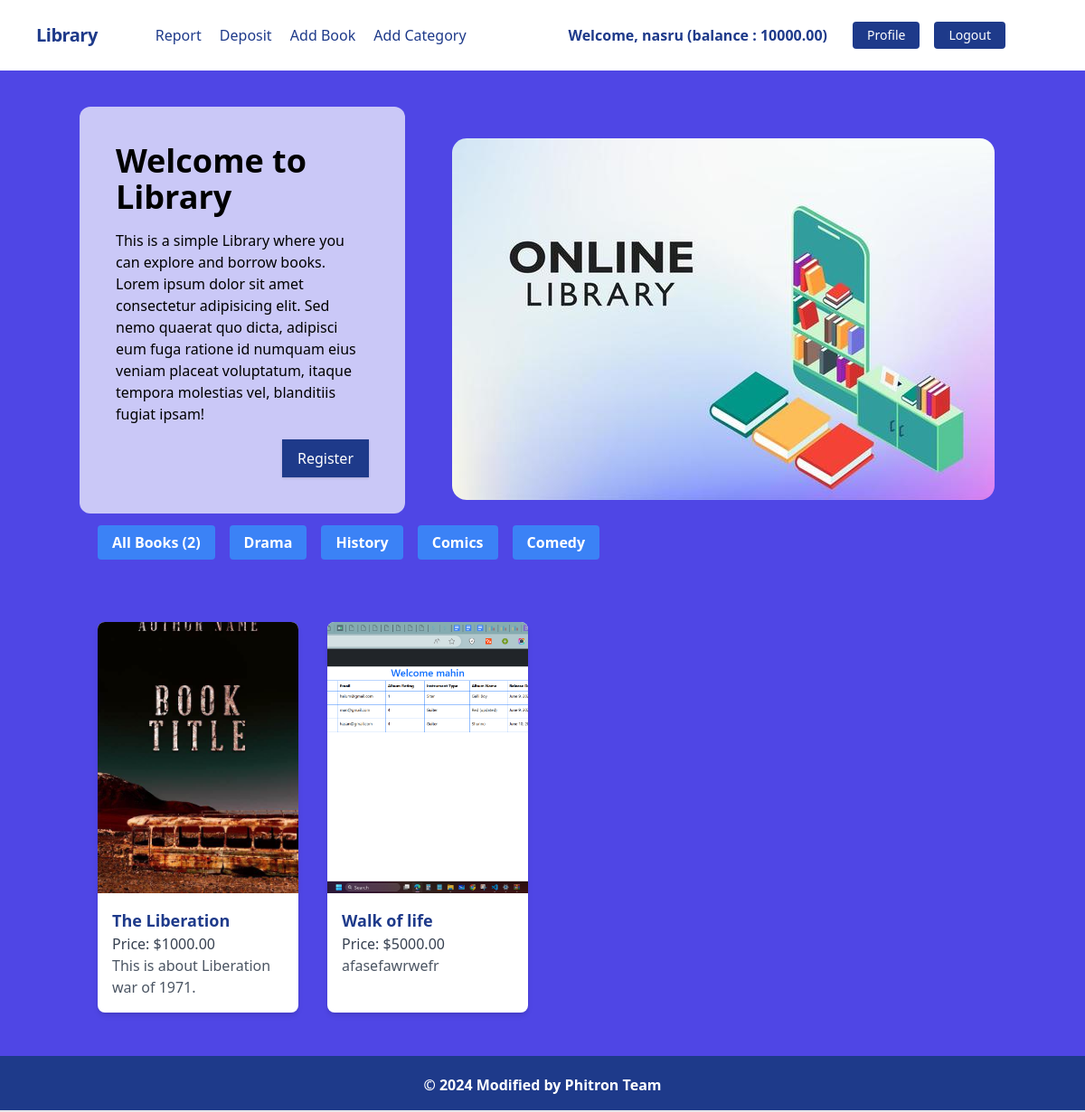
The page / (signed in) on the database its author committed.
### library/models.py (models this page shows, shortened)
class UserAccount(models.Model):
    user = models.OneToOneField(User, on_delete=models.CASCADE)
    balance = models.DecimalField(max_digits=10, decimal_places=2, default=0.00)

class Category(models.Model):
    name = models.CharField(max_length=50)

class Book(models.Model):
    title = models.CharField(max_length=100)
    author = models.CharField(max_length=50)
    publication_date = models.DateField(default=timezone.now)
    description = models.TextField()
    image = models.ImageField(upload_to='book_images/')
    borrowing_price = models.DecimalField(max_digits=10, decimal_places=2)
    category = models.ManyToManyField(Category)

### core/views.py (the view)
# urls.py: path('', HomeView.as_view(), name='home'),
class HomeView(ListView):
    model = Book
    template_name = 'index.html'
    context_object_name = 'books'
    paginate_by = 10
    def get_queryset(self):
        queryset = super().get_queryset()
        category_name = self.request.GET.get('category')
        if category_name:
            queryset = queryset.filter(category__name=category_name)
        return queryset
    def get_context_data(self, **kwargs):
        context = super().get_context_data(**kwargs)
        context['categories'] = Category.objects.all()
        return context

### core/templates/index.html (shortened to what this page needs)
{% extends 'base.html' %}
{% load static %}
{% block body %}
<div>
    <div class="container mx-auto flex flex-wrap items-center gap-10 mt-10">
        <div class="flex-1 bg-white bg-opacity-70 p-10 rounded-xl">
            <h1 class="font-bold text-4xl mb-4">Welcome to Library</h1>
            <p class="leading-normal mb-4">
                This is a simple Library where you can explore and borrow books. Lorem ipsum dolor sit amet consectetur adipisicing elit. Sed nemo quaerat quo dicta, adipisci eum fuga ratione id numquam eius veniam placeat voluptatum, itaque tempora molestias vel, blanditiis fugiat ipsam!
            </p>
            <div class="flex justify-end">
                <a href="{% url 'register' %}" class="bg-blue-900 text-white hover:bg-white hover:text-blue-900 hover:border-blue-900 shadow hover:shadow-lg py-2 px-4 border border-transparent rounded-none">Register</a>
            </div>
        </div>
        <div class="flex flex-wrap justify-center px-3 pt-5">
            <img class="rounded-2xl" src="{% static 'img/library.jpg' %}" alt="Library">
        </div>
    </div>
    <div class="flex flex-wrap m-3">
        <div class="m-2">
            <a href="{% url 'home' %}" class="bg-blue-500 hover:bg-blue-700 text-white font-bold py-2 px-4 rounded">All Books ({{ books.count }})</a>
        </div>
        {% for category in categories %}
        <div class="m-2">
            <a href="?category={{ category.name }}" class="bg-blue-500 hover:bg-blue-700 text-white font-bold py-2 px-4 rounded">{{ category.name }}</a>
        </div>
        {% endfor %}
    </div>
    <div class="container mt-10">
        <div class="grid grid-cols-1 sm:grid-cols-2 md:grid-cols-3 lg:grid-cols-4 gap-4 px-3 pt-5">
            {% for book in books %}
            <div class="bg-white shadow-md rounded-lg overflow-hidden m-2">
                <div class="bg-cover" style="height: 300px; background-size: cover; background-position: center; background-repeat: no-repeat;
                    {% if book.image %}
                        background-image: url('{{ book.image.url }}');
                    {% else %}
                        background-image: url('{% static 'img/default-book.jpg' %}');
                    {% endif %}">
                </div>
                <div class="p-4">
                    <h5 class="font-bold text-lg">
                        <a href="{% url 'home' %}" class="text-blue-900 hover:text-red-700">{{ book.title }}</a>
                    </h5>
                    <h3 class="text-gray-700">Price: ${{ book.borrowing_price }}</h3>
                    <p class="text-gray-600">{{ book.description|truncatechars:100 }}</p>
                </div>
            </div>
            {% endfor %}
        </div>
    </div>
</div>
{% endblock %}

### core/templates/navbar.html (shortened to what this page needs)
<nav class="flex items-center justify-between flex-wrap bg-white p-6 px-10">
    <div class="flex items-center flex-shrink-0 text-white mr-6">
        <span class="font-semibold text-xl tracking-tight text-blue-900"><a href="{% url 'home' %}">Library</a></span>
    </div>
    <div class="w-full block flex-grow lg:flex lg:items-center lg:w-auto px-10">
        {% if request.user.is_authenticated %}
            <div class="text-md lg:flex-grow">
                <a href="{% url 'home' %}" class="block mt-4 lg:inline-block lg:mt-0 text-blue-900 hover:text-red-900 hover:font-black mr-4">
                    Report
                </a>
                <a href="{% url 'deposit' %}" class="block mt-4 lg:inline-block lg:mt-0 text-blue-900 hover:text-red-900 hover:font-black mr-4">
                    Deposit
                </a>
                <a href="{% url 'add_book' %}" class="block mt-4 lg:inline-block lg:mt-0 text-blue-900 hover:text-red-900 hover:font-black mr-4">
                    Add Book
                </a>
                <a href="{% url 'add_category' %}" class="block mt-4 lg:inline-block lg:mt-0 text-blue-900 hover:text-red-900 hover:font-black mr-4">
                    Add Category
                </a>
            </div>
            <div class="flex w-auto">
                <div class="text-blue-900 my-auto font-black px-5">Welcome, {{ request.user.username }} (balance : {{request.user.useraccount.balance}}) </div>
                <a href="{% url 'profile' %}" class="mx-2 inline-block font-medium text-sm px-4 py-2 leading-none bg-blue-900 rounded text-white border-white hover:border-transparent hover:text-dark hover:bg-red-700 mt-4 lg:mt-0">Profile</a>
                <form action="{% url 'logout' %}" method="post">
                    <button type="submit" class="mx-2 inline-block font-medium text-sm px-4 py-2 leading-none bg-blue-900 rounded text-white border-white hover:border-transparent hover:text-dark hover:bg-red-700 mt-4 lg:mt-0">Logout</button>
                </form>
            </div>
        {% endif %}
    </div>
</nav>

### core/templates/base.html (style rules this page uses)
html, body { height: 100%; margin: 0; }
body { display: flex; flex-direction: column; }

### rows shown on the page
Category: name "Drama"
Category: name "History"
Category: name "Comics"
Category: name "Comedy"
Book: image (picture), title "The Liberation", borrowing_price "1000.00", description "This is about Liberation war of 1971."
Book: image (picture), title "Walk of life", borrowing_price "5000.00", description "afasefawrwefr"

### other values the page prints
{{ request.user.username }} "nasru"
{{ request.user.useraccount.balance }} "10000.00"
{{ books.count }} "2"
